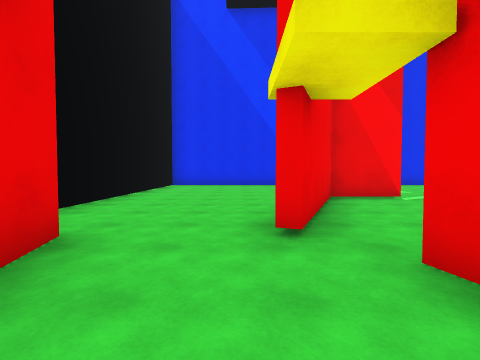
View 1 (above)

14 first-person views from a walk through a Unity game level. The camera is 1.4 m above the floor, tilts 2° down and sees 85° across. The floor is counted in squares, 2.25 m on a side. Each view is taken from the middle of a square. On the plan, view 1 faces up. The plan holds only what a view shows up to about 9 squares ahead; the rest is blank. The player character is not drawn. Surface patterns are stand-ins for the level's own textures.

View 2
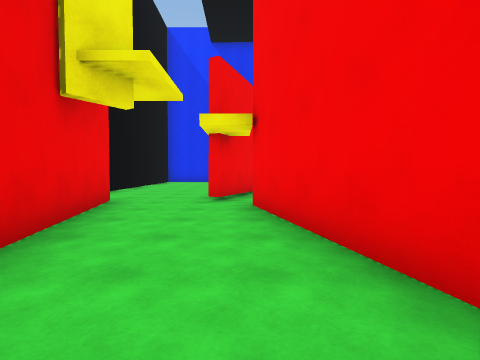

View 3
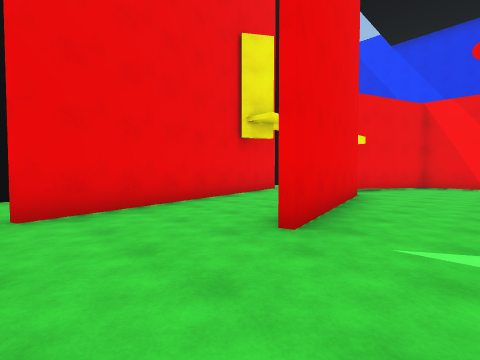

View 4
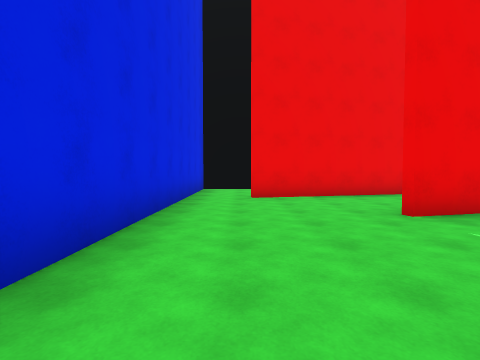

View 5
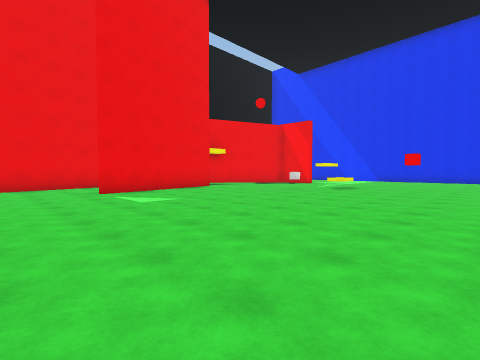

View 6
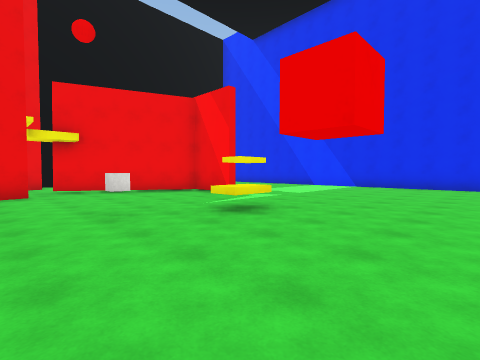

View 7
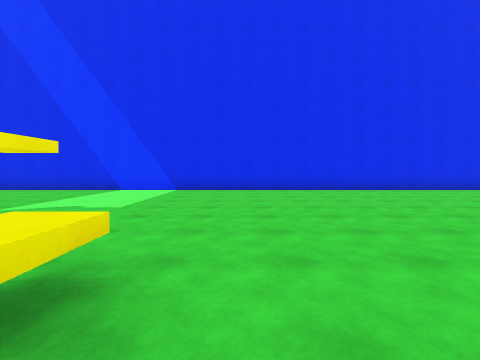

View 8
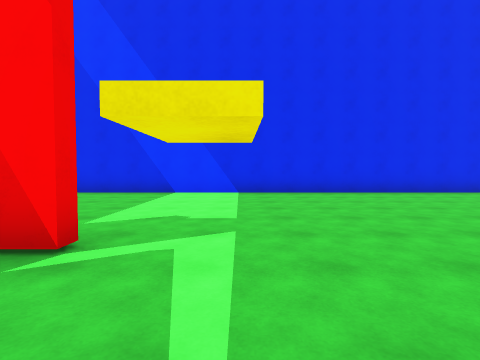

View 9
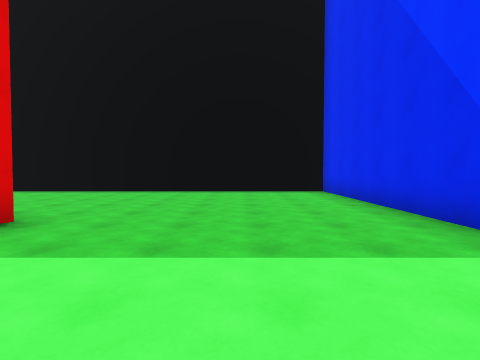

View 10
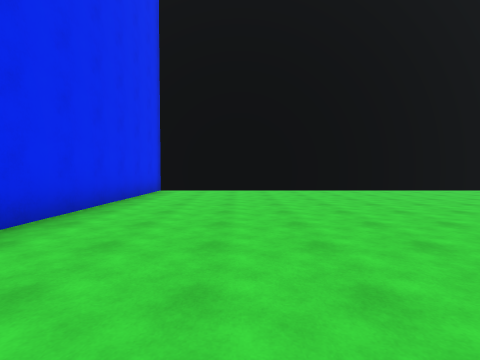

View 11
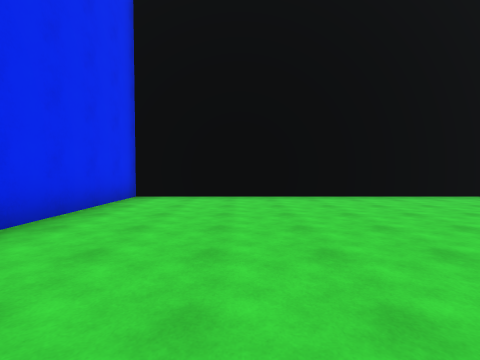

View 12
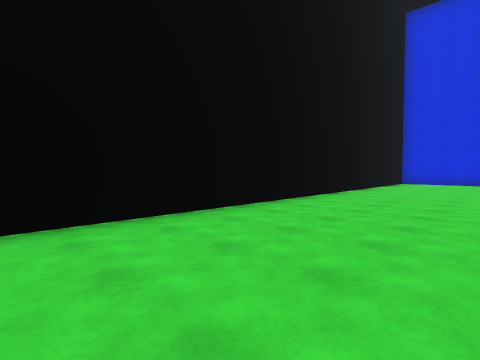

View 13
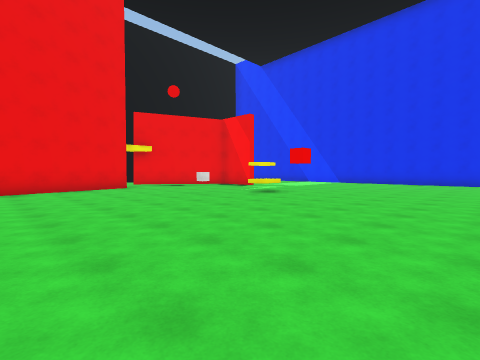

View 14
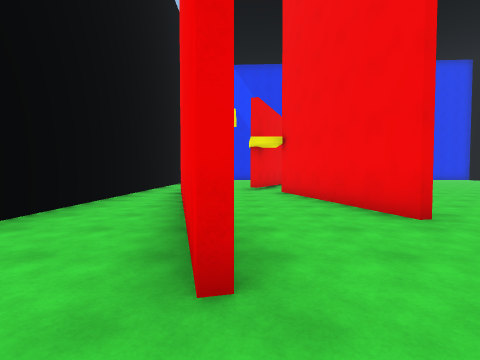

### Floor plan
Points are (right, up) in squares from view 1. A wall is a line through its corners. A room is listed if a view was taken in it or the views show most of it. See-through windows are left out.
Room 1 (view 1)
walls: (-1.7, 2.5) (-0.5, -2.9); (2.3, -2.8) (1.2, 1.8)
ways out: opening at (0.5, 2.5) to room 2; opening at (1, -3) to room 2
Room 2 (views 2, 3, 4, 5, 6, 7, 8, 9, 10, 11, 12, 13, 14)
walls: (3.8, 5.9) (2.1, 5.9) (0.6, 2.4); (1.4, 1.9) (2.5, -2.8); (15.4, -1.4) (15.4, 11.5) (-3, 11.5) (-3, -1.2); (-0.5, -2.9) (0, -4.8); (-0.2, -4.8) (-1.7, 1.4); (-3, -4.5) (-3, -6.3) (4.8, -6.3)
low walls: (6.2, 4.6) (6.2, 3.7) (5.6, 3.7)
ways out: opening at (0.5, 2.5) to room 1; opening at (1, -3) to room 1; gap at (-2, 2)
objects: cube (5, 2); red cube (9, 2)

Positions as (right, up) in squares from view 1, and headings:
1: (0, 0), facing up
2: (1, -3), facing up
3: (4, -5), facing up-left
4: (6, -5), facing left
5: (10, -5), facing up-left
6: (9, 1), facing up-left
7: (7, 3), facing up
8: (5, 4), facing up
9: (5, 9), facing left
10: (7, 9), facing right
11: (9, 9), facing right
12: (12, 8), facing down-right
13: (11, -2), facing up-left
14: (0, -6), facing up
